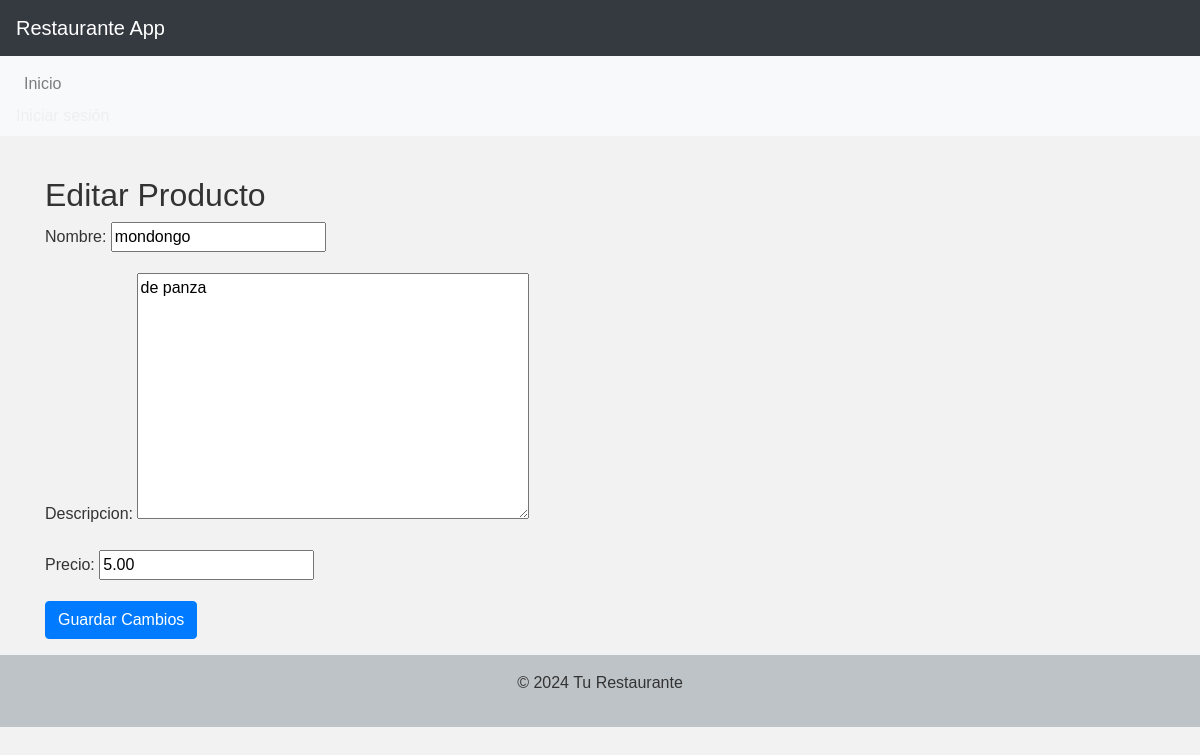
The app's page /editar_producto/4/ with its own data.
### restaurante_app/models.py (models this page shows, shortened)
class Producto(models.Model):
    nombre = models.CharField(max_length=100)
    descripcion = models.TextField()
    precio = models.DecimalField(max_digits=10, decimal_places=2)

### restaurante_app/views.py (the view)
# urls.py: path('editar_producto/<int:pk>/', views.editar_producto, name='editar_producto'),
def editar_producto(request, pk):
    producto = get_object_or_404(Producto, id=pk)
    if request.method == 'POST':
        form = ProductoForm(request.POST, instance=producto)
        if form.is_valid():
            form.save()
            return redirect('lista_productos')
    else:
        form = ProductoForm(instance=producto)
    return render(request, 'restaurante_app/editar_producto.html', {'form': form})

### restaurante_app/forms.py
class ProductoForm(forms.ModelForm):
    class Meta:
        model = Producto
        fields = ['nombre', 'descripcion', 'precio']

### restaurante_app/templates/restaurante_app/editar_producto.html (shortened to what this page needs)
{% extends 'base.html' %}
{% block content %}
  <div class="container mt-4">
    <h2>Editar Producto</h2>
    <form method="post" class="form">
      {{ form.as_p }}
      <button type="submit" class="btn btn-primary">Guardar Cambios</button>
    </form>
  </div>
{% endblock %}

### restaurante_app/static/css/style.css (style rules this page uses)
body { font-family: 'Arial', sans-serif; background-color: #f2f2f2; color: #333; margin: 0; padding: 0; }

### records on screen
Producto: nombre "mondongo", descripcion "de panza", precio "5.00"
